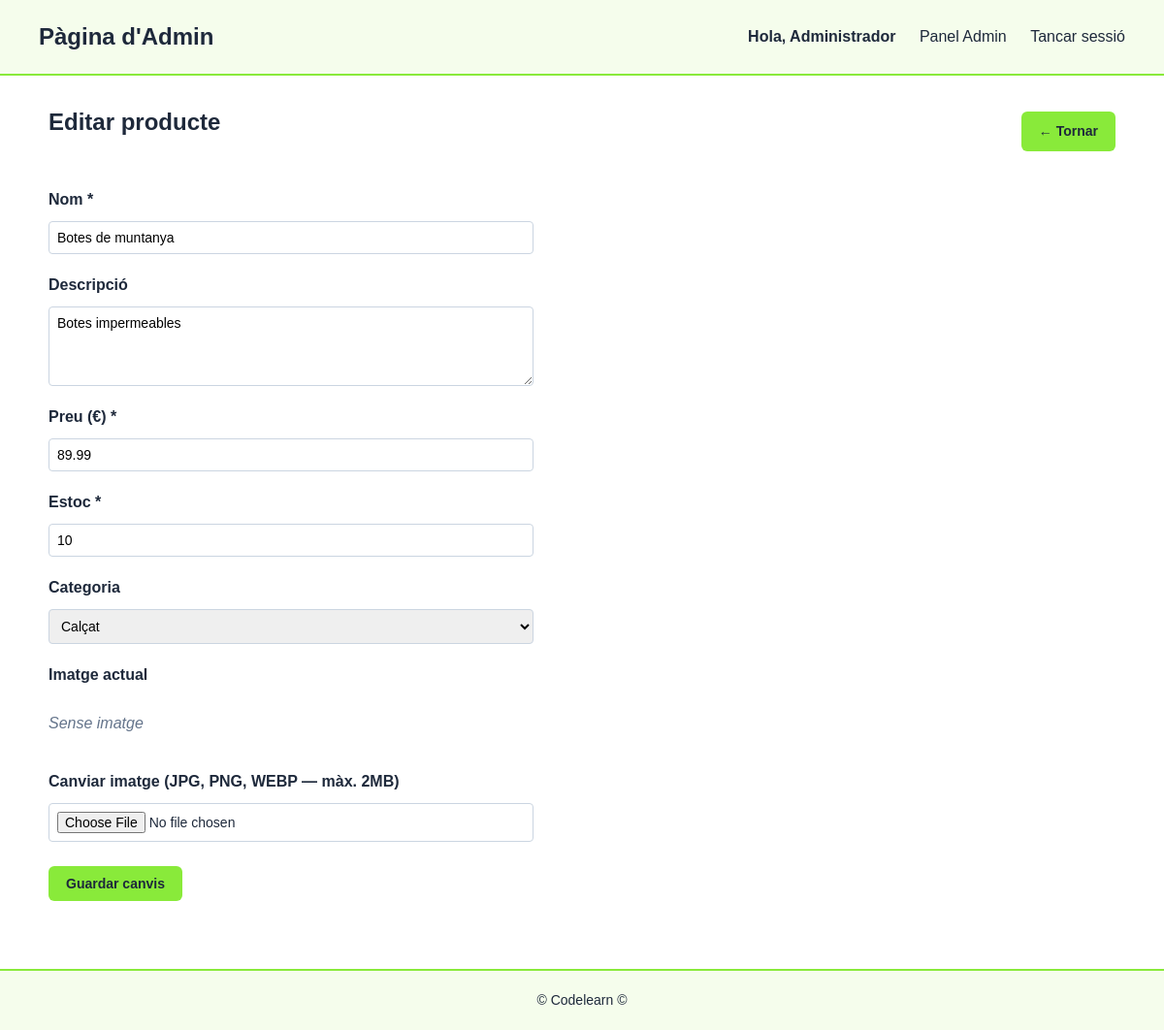
The app's page /admin/editar_producte.php?id=6 (signed in) with its own data.
### tables this page shows
CREATE TABLE productes (
    id           INT AUTO_INCREMENT PRIMARY KEY,
    nom          VARCHAR(200)   NOT NULL,
    descripcio   TEXT,
    preu         DECIMAL(10,2)  NOT NULL,
    estoc        INT            NOT NULL DEFAULT 0,
    imatge       VARCHAR(255),
    categoria_id INT,
    creat_a      TIMESTAMP DEFAULT CURRENT_TIMESTAMP,
    FOREIGN KEY (categoria_id) REFERENCES categories(id) ON DELETE SET NULL
);

CREATE TABLE categories (
    id  INT AUTO_INCREMENT PRIMARY KEY,
    nom VARCHAR(100) NOT NULL
);

### admin/editar_producte.php (the view, shortened to what this page needs)
<?php
require_once '../includes/db.php';
$id = (int)$_GET['id'];
$stmt = $pdo->prepare("SELECT * FROM productes WHERE id = ?");
$stmt->execute([$id]);
$producte = $stmt->fetch();
$stmt = $pdo->prepare("SELECT * FROM categories ORDER BY nom ASC");
$stmt->execute();
$categories = $stmt->fetchAll();
require_once 'includes/header.php';
?>
<div class="admin-toolbar">
    <h2>Editar producte</h2>
    <a href="index.php" class="btn">← Tornar</a>
</div>
<form method="POST" action="editar_producte.php?id=<?= $id ?>" enctype="multipart/form-data" class="formulari-admin">
    <label for="nom">Nom *</label>
    <input type="text" id="nom" name="nom" required
           value="<?= htmlspecialchars($_POST['nom'] ?? $producte['nom']) ?>">
    <label for="descripcio">Descripció</label>
    <textarea id="descripcio" name="descripcio" rows="4"><?= htmlspecialchars($_POST['descripcio'] ?? $producte['descripcio']) ?></textarea>
    <label for="preu">Preu (€) *</label>
    <input type="number" id="preu" name="preu" step="0.01" min="0" required
           value="<?= htmlspecialchars($_POST['preu'] ?? $producte['preu']) ?>">
    <label for="estoc">Estoc *</label>
    <input type="number" id="estoc" name="estoc" min="0" required
           value="<?= htmlspecialchars($_POST['estoc'] ?? $producte['estoc']) ?>">
    <label for="categoria_id">Categoria</label>
    <select id="categoria_id" name="categoria_id">
        <?php foreach ($categories as $categoria): ?>
            <option value="<?= $categoria['id'] ?>"
                <?= (($_POST['categoria_id'] ?? $producte['categoria_id']) == $categoria['id']) ? 'selected' : '' ?>>
                <?= htmlspecialchars($categoria['nom']) ?>
            </option>
        <?php endforeach; ?>
    </select>
    <label>Imatge actual</label>
    <?php if ($producte['imatge']): ?>
        <img src="../uploads/<?= htmlspecialchars($producte['imatge']) ?>"
             alt="Imatge actual" class="previsualitzacio-imatge">
    <?php else: ?>
        <p class="text-gris">Sense imatge</p>
    <?php endif; ?>
    <label for="imatge">Canviar imatge (JPG, PNG, WEBP — màx. 2MB)</label>
    <input type="file" id="imatge" name="imatge" accept="image/jpeg,image/png,image/webp">
    <button type="submit" class="btn btn-nou">Guardar canvis</button>
</form>
<?php require_once 'includes/footer.php'; ?>

### css/estils.css (style rules this page uses)
body { background-color: #fff; color: #1e293b; font-family: Arial, sans-serif; margin: 0; line-height: 1.5; }
h2 { margin-top: 0; }
.btn { display: inline-block; background-color: #89ea3a; color: #1e293b; padding: 10px 18px; border: none; border-radius: 6px; text-decoration: none; font-size: 14px; font-weight: bold; cursor: pointer; }
.admin-toolbar { display: flex; justify-content: space-between; align-items: center; margin-bottom: 20px; }
.formulari-admin { max-width: 500px; display: flex; flex-direction: column; gap: 10px; }
.formulari-admin label { font-weight: bold; margin-top: 10px; }
.formulari-admin input, .formulari-admin textarea, .formulari-admin select { padding: 8px; border: 1px solid #cbd5e1; border-radius: 4px; font-family: inherit; font-size: 14px; }
.formulari-admin button { margin-top: 15px; align-self: flex-start; }
.text-gris { color: #64748b; font-style: italic; }

### records on screen
productes: nom "Botes de muntanya", descripcio "Botes impermeables", preu "89.99", estoc "10", categoria_id "Calçat"

### other values on screen
$_SESSION['nom'] "Administrador"
